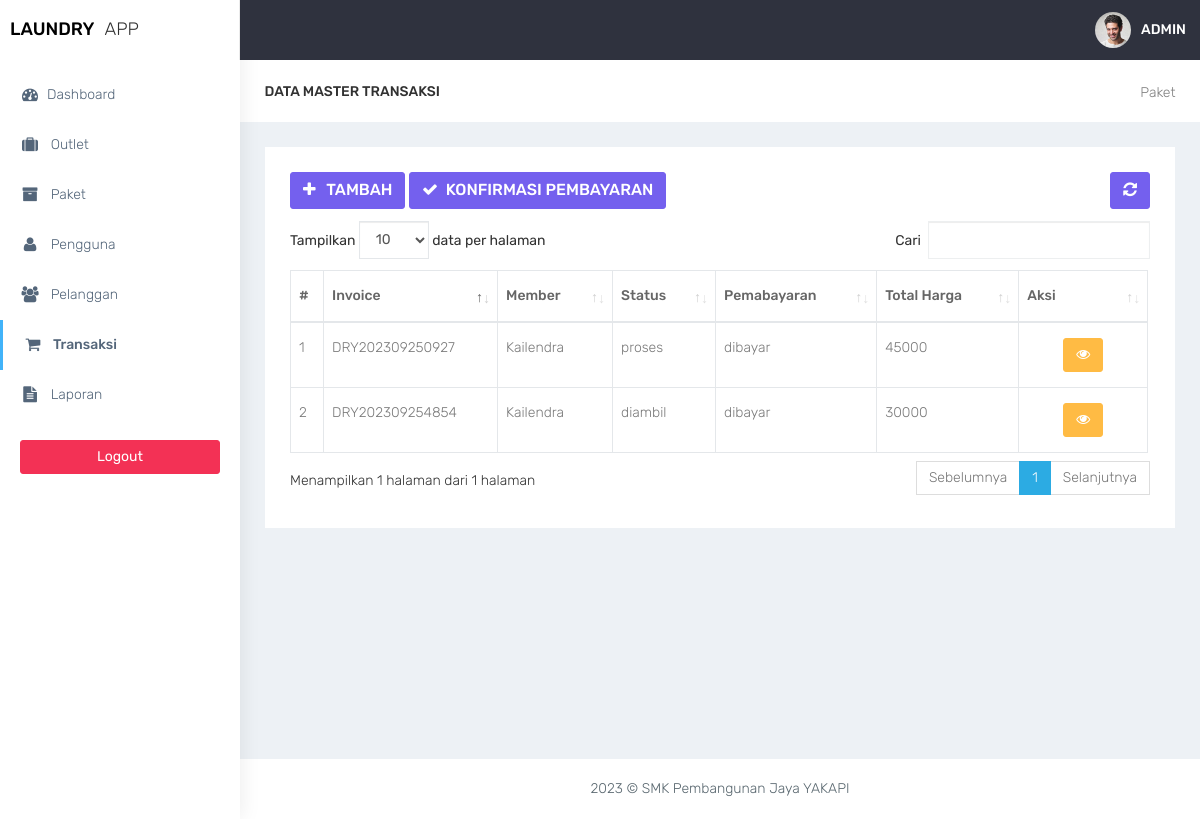
The page /admin/transaksi.php (signed in) on the database its author committed.
### tables this page shows
CREATE TABLE `transaksi` (
  `id_transaksi` int(11) NOT NULL,
  `outlet_id` int(11) DEFAULT NULL,
  `kode_invoice` varchar(100) DEFAULT NULL,
  `member_id` int(11) DEFAULT NULL,
  `tgl` datetime DEFAULT NULL,
  `batas_waktu` datetime DEFAULT NULL,
  `tgl_pembayaran` datetime DEFAULT NULL,
  `biaya_tambahan` int(11) DEFAULT NULL,
  `diskon` double DEFAULT NULL,
  `pajak` int(11) DEFAULT NULL,
  `status` enum('baru','proses','selesai','diambil') DEFAULT NULL,
  `status_bayar` enum('dibayar','belum') DEFAULT NULL,
  `user_id` int(11) DEFAULT NULL
);

CREATE TABLE `member` (
  `id_member` int(11) NOT NULL,
  `nama_member` varchar(100) DEFAULT NULL,
  `alamat_member` text DEFAULT NULL,
  `jenis_kelamin` enum('L','P') DEFAULT NULL,
  `telp_member` varchar(15) DEFAULT NULL,
  `no_ktp` varchar(30) DEFAULT NULL
);

CREATE TABLE `detail_transaksi` (
  `id_detail` int(11) NOT NULL,
  `transaksi_id` int(11) DEFAULT NULL,
  `paket_id` int(11) DEFAULT NULL,
  `qty` double DEFAULT NULL,
  `total_harga` double DEFAULT NULL,
  `keterangan` text DEFAULT NULL,
  `total_bayar` int(11) DEFAULT NULL
);

### admin/functions.php (called while the page is built, shortened)
<?php
function ambildata($conn, $query) {
    $data = mysqli_query($conn, $query);
    if (mysqli_num_rows($data) > 0) {
        while($row = mysqli_fetch_assoc($data)) {
            $hasil[] = $row;
        }
        return $hasil;
    }
}
?>

### admin/transaksi.php (the view, shortened to what this page needs)
<?php
require 'functions.php';
$query = "SELECT transaksi.*,member.nama_member , detail_transaksi.total_harga FROM transaksi INNER JOIN member ON member.id_member = transaksi.member_id INNER JOIN detail_transaksi ON detail_transaksi.transaksi_id = transaksi.id_transaksi";
$data = ambildata($conn,$query)
?>
<!DOCTYPE html>
<html lang="en">
<head>
    <link href="../assets/bootstrap/dist/css/bootstrap.min.css" rel="stylesheet">
    <link href="../assets/plugins/bower_components/sidebar-nav/dist/sidebar-nav.min.css" rel="stylesheet">
    <link href="../assets/plugins/bower_components/toast-master/css/jquery.toast.css" rel="stylesheet">
    <link href="../assets/plugins/bower_components/morrisjs/morris.css" rel="stylesheet">
    <link href="../assets/plugins/bower_components/chartist-js/dist/chartist.min.css" rel="stylesheet">
    <link href="../assets/plugins/bower_components/chartist-plugin-tooltip-master/dist/chartist-plugin-tooltip.css" rel="stylesheet">
    <link href="../assets/css/animate.css" rel="stylesheet">
    <link href="../assets/css/style.css" rel="stylesheet">
    <link href="../assets/css/colors/default.css" id="theme" rel="stylesheet">
    <link rel="stylesheet" type="text/css" href="../assets/DataTables/datatables.min.css"/>
</head>
<body class="fix-header">
    <div id="wrapper">
        <nav class="navbar navbar-default navbar-static-top m-b-0">
            <div class="navbar-header">
                <div class="top-left-part">
                    <a class="logo" href="index.php">
                        <b style="color:black">
                            LAUNDRY
                        </b>
                        <span class="hidden-xs text-dark">
                            APP
                        </span>
                    </a>
                </div>
                <ul class="nav navbar-top-links navbar-right pull-right">
                    <li>
                        <a class="profile-pic" href="#"> <img src="../assets/plugins/images/users/varun.jpg" alt="user-img" width="36" class="img-circle"><b class="hidden-xs">ADMIN</b></a>
                    </li>
                </ul>
            </div>
        </nav>
        <div class="navbar-default sidebar" role="navigation">
            <div class="sidebar-nav slimscrollsidebar">
                <div class="sidebar-head">
                    <h3><span class="fa-fw open-close"><i class="ti-close ti-menu"></i></span> <span class="hide-menu">Navigation</span></h3>
                </div>
                <ul class="nav" id="side-menu">
                    <li style="padding: 70px 0 0;">
                        <a href="index.php" class="waves-effect "><i class="fa fa-tachometer fa-fw" aria-hidden="true"></i>Dashboard</a>
                    </li>
                    <li>
                        <a href="outlet.php" class="waves-effect "><i class="fa fa-suitcase fa-fw" aria-hidden="true"></i> Outlet</a>
                    </li>
                    <li>
                        <a href="paket.php" class="waves-effect "><i class="fa fa-archive fa-fw" aria-hidden="true"></i> Paket</a>
                    </li>
                    <li>
                        <a href="pengguna.php" class="waves-effect "><i class="fa fa-user fa-fw" aria-hidden="true"></i> Pengguna</a>
                    </li>
                    <li>
                        <a href="pelanggan.php" class="waves-effect "><i class="fa fa-users fa-fw" aria-hidden="true"></i> Pelanggan</a>
                    </li>
                    <li>
                        <a href="transaksi.php" class="waves-effect"><i class="fa fa-shopping-cart fa-fw" aria-hidden="true"></i> Transaksi</a>
                    </li>
                    <li>
                        <a href="laporan.php" class="waves-effect "><i class="fa fa-file-text fa-fw" aria-hidden="true"></i> Laporan</a>
                    </li>
                </ul>
                <div class="center p-20">
                     <a href="logout.php" class="btn btn-danger btn-block waves-effect waves-light">Logout</a>
                 </div>
            </div>
        </div>
        <div id="page-wrapper">
<div class="container-fluid">
    <div class="row bg-title">
        <div class="col-lg-3 col-md-4 col-sm-4 col-xs-12">
            <h4 class="page-title">Data Master transaksi</h4> </div>
        <div class="col-lg-9 col-sm-8 col-md-8 col-xs-12">
            <ol class="breadcrumb">
                <li><a href="#">Paket</a></li>
            </ol>
        </div>
    </div>
    <div class="row">
        <div class="col-md-12 col-lg-12 col-sm-12 col-xs-12">
            <div class="white-box">
                <div class="row">
                    <div class="col-md-6">
                        <a href="transaksi_cari_member.php" class="btn btn-primary box-title"><i class="fa fa-plus fa-fw"></i> Tambah</a>
                         <a href="transaksi_konfirmasi.php" class="btn btn-primary box-title"><i class="fa fa-check fa-fw"></i> Konfirmasi Pembayaran</a>
                    </div>
                    <div class="col-md-6 text-right">
                        <button id="btn-refresh" class="btn btn-primary box-title text-right" title="Refresh Data"><i class="fa fa-refresh" id="ic-refresh"></i></button>
                    </div>
                </div>
                <div class="table-responsive">
                    <table class="table table-bordered thead-dark" id="table">
                        <thead class="thead-dark">
                            <tr>
                                <th>#</th>
                                <th>Invoice</th>
                                <th>Member</th>
                                <th>Status</th>
                                <th>Pemabayaran</th>
                                <th>Total Harga</th>
                                <th width="15%">Aksi</th>
                            </tr>
                        </thead>
                        <tbody>
                        <?php foreach($data as $transaksi): ?>
                                <tr>
                                    <td></td>
                                    <td><?= htmlspecialchars($transaksi['kode_invoice']); ?></td>
                                    <td><?= htmlspecialchars($transaksi['nama_member']); ?></td>
                                    <td><?= htmlspecialchars($transaksi['status']); ?></td>
                                    <td><?= htmlspecialchars($transaksi['status_bayar']); ?></td>
                                    <td><?= htmlspecialchars($transaksi['total_harga']); ?></td>
                                    <td align="center">
                                    <div class="btn-group" role="group" aria-label="Basic example">
                                    <a href="#" data-toggle="tooltip" data-placement="bottom" title="Detail" class="btn btn-warning"><i class="fa fa-eye"></i></a>
                                    </td>
                                </tr>
                            <?php endforeach; ?>
                                                    </tbody>
                    </table>
                </div>
            </div>
        </div>
    </div>
</div>
<footer class="footer text-center"> 2023 &copy; SMK Pembangunan Jaya YAKAPI </footer>
        </div>
    </div>
    <br />
</body>
</html>

### assets/css/colors/default.css (style rules this page uses)
body { background: #fff; }
.top-left-part { background: #fff; }
.navbar-header { background: #2f323e; }
.navbar-top-links > li > a { color: #ffffff; }
.sidebar .sidebar-head { background: #ffffff; }
.sidebar .sidebar-head h3 { color: #686868; }
.sidebar { background: #fff; box-shadow: 1px 0px 20px rgba(0, 0, 0, 0.08); }
#side-menu li a { color: #54667a; }
#side-menu li a { color: #54667a; border-left: 0px solid #fff; }
#side-menu > li > a { border-left: 3px solid transperant; }
#side-menu > li > a.active { background: transperant; color: #54667a; border-left: 3px solid #41b3f9; font-weight: 500; }

### rows shown on the page
transaksi: kode_invoice "DRY202309254854", member.nama_member "Kailendra", status "diambil", status_bayar "dibayar", detail_transaksi.total_harga "30000"
transaksi: kode_invoice "DRY202309250927", member.nama_member "Kailendra", status "proses", status_bayar "dibayar", detail_transaksi.total_harga "45000"
